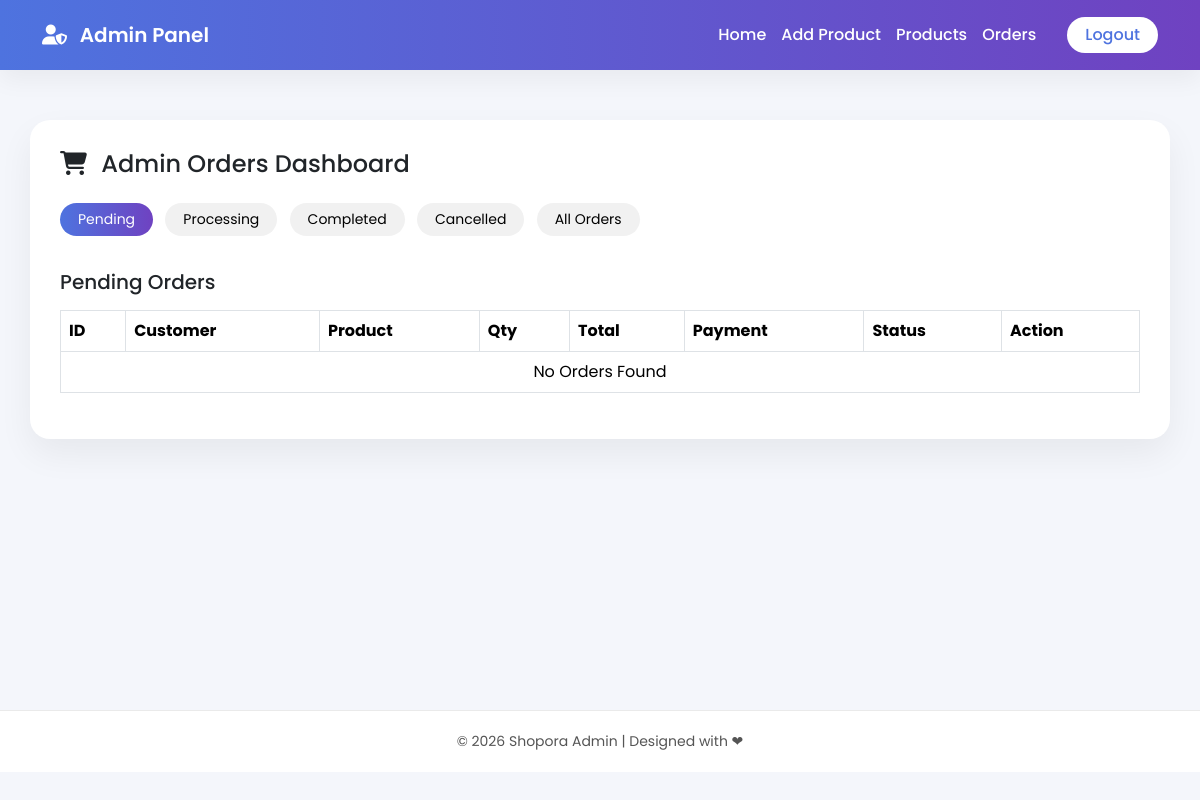
The app's page /admin_orders?status=pending, older data.
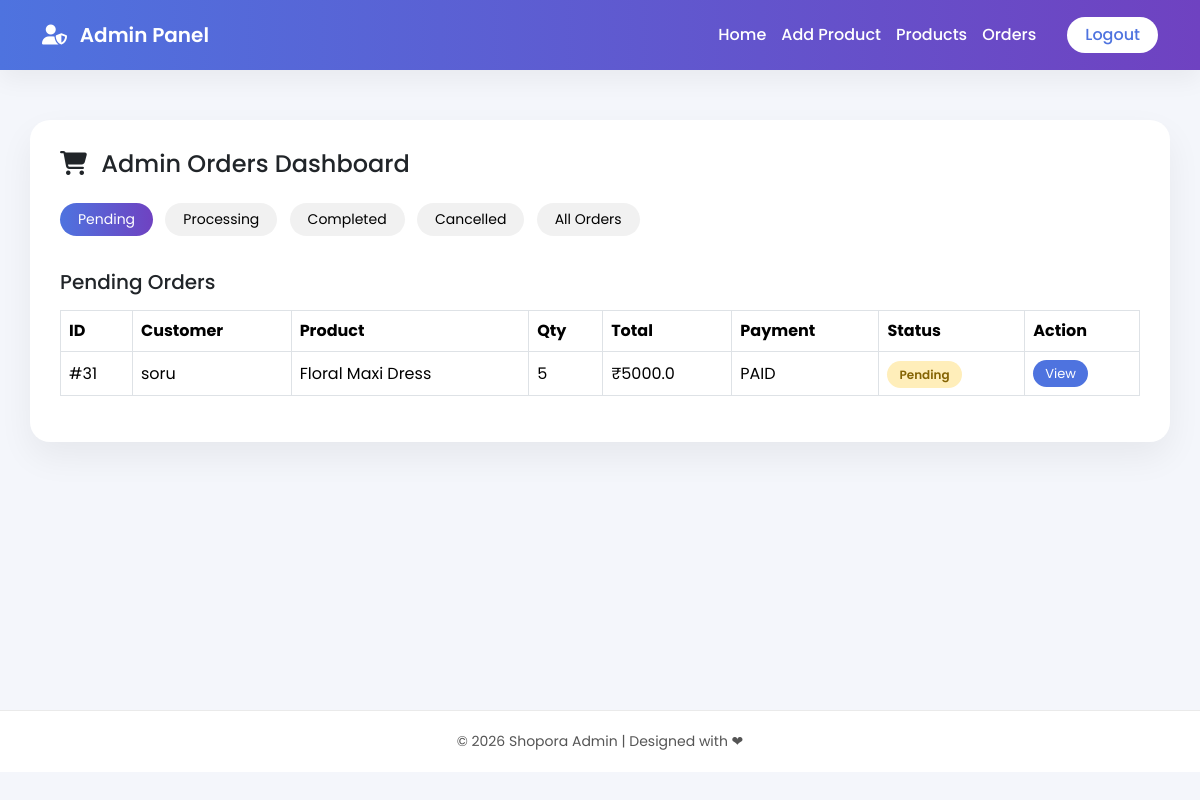
The same page, newer data.
### user/models.py (models this page shows, shortened)
class Order(models.Model):
    PAYMENT_CHOICES = (
        ('COD', 'Cash On Delivery'),
        ('UPI', 'UPI'),
        ('CARD', 'Credit/Debit Card'),
    )
    PAYMENT_STATUS = (
        ('PENDING', 'Pending'),
        ('PAID', 'Paid'),
        ('FAILED', 'Failed'),
    )
    ORDER_STATUS = (
        ('PENDING', 'Pending'),
        ('PROCESSING', 'Processing'),
        ('SHIPPED', 'Shipped'),
        ('DELIVERED', 'Delivered'),
    )
    customer = models.ForeignKey(User, on_delete=models.CASCADE)
    total_price = models.FloatField()
    payment_method = models.CharField(max_length=10, choices=PAYMENT_CHOICES)
    payment_status = models.CharField(max_length=10, choices=PAYMENT_STATUS, default='PENDING')
    order_status = models.CharField(max_length=15, choices=ORDER_STATUS, default='PENDING')
    transaction_id = models.CharField(max_length=100, blank=True, null=True)
    carrier=models.CharField(max_length=100,null=True,blank=True)
    tracking=models.CharField(max_length=100,null=True,blank=True)
    shipping_date=models.CharField(max_length=100,null=True,blank=True)
    created_at = models.DateTimeField(auto_now_add=True)

class OrderItem(models.Model):
    order = models.ForeignKey(Order, on_delete=models.CASCADE, related_name='items')
    product = models.ForeignKey(Product, on_delete=models.CASCADE)
    quantity = models.PositiveIntegerField()
    price = models.FloatField()

### siteadmin/models.py (models this page shows, shortened)
class Product(models.Model):
    name = models.CharField(max_length=20)
    size = models.CharField(max_length=20,null=True,blank=True)
    fabric = models.CharField(max_length=20)
    description = models.TextField()
    base_price = models.FloatField()
    stock_quantity = models.PositiveIntegerField()
    categoryid = models.ForeignKey(category, on_delete=models.CASCADE)
    image = models.ImageField(upload_to='products', validators=[validate_jpg])

### siteadmin/views.py (the view)
# urls.py: path('admin_orders',views.admin_orders,name='admin_orders')
def admin_orders(request):
    status = request.GET.get('status')
    if status == "pending":
        orders = Order.objects.filter(order_status='PENDING')
        title = "Pending Orders"
    elif status == "processing":
        orders = Order.objects.filter(order_status='PROCESSING')
        title = "Processing Orders"
    elif status == "completed":
        orders = Order.objects.filter(order_status='COMPLETED')
        title = "Completed Orders"
    elif status == "cancelled":
        orders = Order.objects.filter(order_status='CANCELLED')
        title = "Cancelled Orders"
    else:
        orders = Order.objects.all()
        title = "All Orders"
    return render(request, 'admin/admin_orders.html', {'orders': orders, 'title': title})

### template/admin/admin_orders.html (shortened to what this page needs)
{% extends 'admin/base.html' %}
{% block content %}
<div class="dashboard-card">
    <h4 class="mb-4">
        <i class="fa-solid fa-cart-shopping me-2"></i>
        Admin Orders Dashboard
    </h4>
    <div class="mb-4">
        <a href="?status=pending"><button class="filter-btn">Pending</button></a>
        <a href="?status=processing"><button class="filter-btn">Processing</button></a>
        <a href="?status=completed"><button class="filter-btn">Completed</button></a>
        <a href="?status=cancelled"><button class="filter-btn">Cancelled</button></a>
        <a href="?status=all"><button class="filter-btn">All Orders</button></a>
    </div>
    <h5 class="mb-3">{{ title }}</h5>
    <div class="table-responsive">
        <table class="table table-bordered align-middle">
            <thead>
                <tr>
                    <th>ID</th>
                    <th>Customer</th>
                    <th>Product</th>
                    <th>Qty</th>
                    <th>Total</th>
                    <th>Payment</th>
                    <th>Status</th>
                    <th>Action</th>
                </tr>
            </thead>
            <tbody>
                {% for order in orders %}
                <tr>
                    <td>#{{ order.id }}</td>
                    <td>{{ order.customer.username }}</td>
                    <td>
                        {% for item in order.items.all %}
                            {{ item.product.name }}<br>
                        {% empty %}
                            -
                        {% endfor %}
                    </td>
                    <td>
                        {% for item in order.items.all %}
                            {{ item.quantity }}<br>
                        {% empty %}
                            -
                        {% endfor %}
                    </td>
                    <td>₹{{ order.total_price }}</td>
                    <td>{{ order.payment_status }}</td>
                    <td>
                        {% if order.order_status == 'PENDING' %}
                            <span class="status-badge badge-pending">Pending</span>
                        {% elif order.order_status == 'PROCESSING' %}
                            <span class="status-badge badge-processing">Processing</span>
                        {% elif order.order_status == 'COMPLETED' %}
                            <span class="status-badge badge-completed">Completed</span>
                        {% elif order.order_status == 'CANCELLED' %}
                            <span class="status-badge badge-cancelled">Cancelled</span>
                        {% endif %}
                    </td>
                    <td>
                        {% if order.order_status == 'PENDING' %}
                            <a href="{% url 'detailsshow' order.id %}">
                                <button class="action-btn btn-view">View</button>
                            </a>
                        {% else %}
                            No Action
                        {% endif %}
                    </td>
                </tr>
                {% empty %}
                <tr>
                    <td colspan="8" class="text-center">
                        No Orders Found
                    </td>
                </tr>
                {% endfor %}
            </tbody>
        </table>
    </div>
</div>
{% endblock %}

Row changes from the older to the newer data that the page shows:
added Order: id "31", customer.username "soru", total_price "5000.0", payment_status "PAID", order_status "Pending"
added OrderItem: product.name "Floral Maxi Dress", quantity "5"
Text that changed along with them:
text no longer shown: "No Orders Found"
